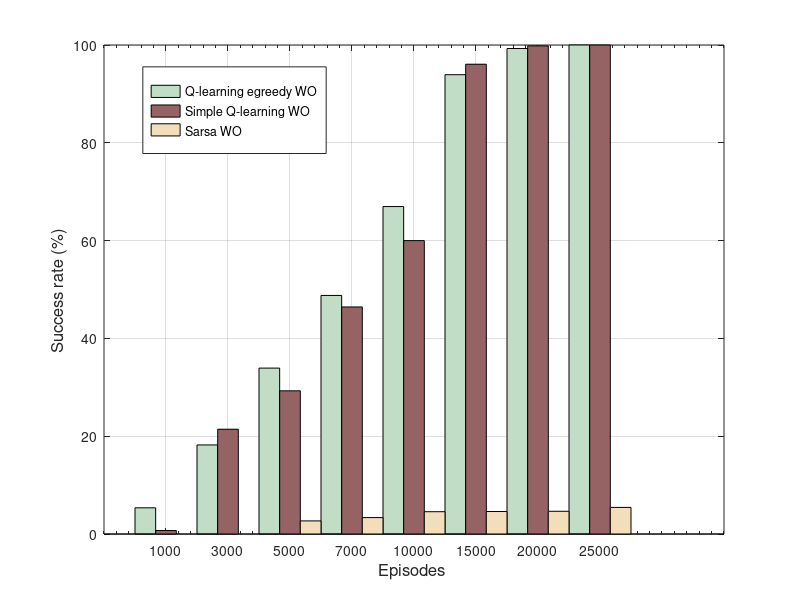

MATLAB code to generate this figure:

% path35 = '30_x_30_35000_cenario_6.mat';
% % success_rate35 = success_rate(path35) 
% path1_20 = '30_x_30_20000_cenario_6.mat';
% 
% paths = success_rate_all(path1_20);
% paths(length(paths)+1,:) = success_rate(path35);
load('success_rate.mat')
ymatrix1 = paths

% Create figure
figure1 = figure;
colormap(jet);

% Create axes
axes1 = axes('Parent',figure1);
hold(axes1,'on');

% Create multiple lines using matrix input to bar
bar1 = bar(ymatrix1,'BarWidth',1,'Parent',axes1);
set(bar1(1),'DisplayName','Q-learning egreedy WO ',...
    'FaceColor',[0.756862759590149 0.866666674613953 0.776470601558685]);
set(bar1(2),'DisplayName','Simple Q-learning WO',...
    'FaceColor',[0.584313750267029 0.388235300779343 0.388235300779343]);
set(bar1(3),'DisplayName','Sarsa WO',...
    'FaceColor',[0.952941179275513 0.87058824300766 0.733333349227905]);

% Create ylabel
ylabel('Success rate (%)','HorizontalAlignment','center','FontSize',12);

% Create xlabel
xlabel('Episodes ','HorizontalAlignment','center','FontSize',12);

box(axes1,'on');
% Set the remaining axes properties
set(axes1,'XGrid','on','XMinorTick','on','XTick',[1 2 3 4 5 6 7 8],...
    'XTickLabel',{'1000','3000','5000','7000','10000','15000','20000','25000'},...
    'YGrid','on');
% Create legend
legend1 = legend(axes1,'show');
set(legend1,...
    'Position',[0.178528350766216 0.744144144144144 0.148648430236422 0.144455574809965]);



function sr = success_rate(data_set)

    load(data_set);
    data_egreedy = table2array(egreedy(:,6));
    data_simpleql = table2array(simpleQl(:,6));
    data_sarsa = table2array(sarsa(:, 6));

    cont_egreedy = 0;
    cont_simpleql = 0;
    cont_sarsa = 0;
    for i =1:length(data_egreedy)

        if data_egreedy(i) == 'False'
            cont_egreedy = cont_egreedy + 1;
        end

        if data_simpleql(i) == 'False'
            cont_simpleql = cont_simpleql + 1;
        end

        if data_sarsa(i) == 'False'
            cont_sarsa = cont_sarsa + 1;
        end

    end

    sr = [cont_egreedy, cont_simpleql, cont_sarsa]/length(data_egreedy) * 100;

end


function sr = success_rate_all(data_set)
   
    load(data_set);   
    eps = unique(egreedy.num_episodes);
    
    for j = 1:length(eps)
        
        data_egreedy = table2array(egreedy(find(egreedy.num_episodes == eps(j)),6));
        data_simpleql = table2array(simpleQl(find(simpleQl.num_episodes == eps(j)),6));
        data_sarsa = table2array(sarsa(find(sarsa.num_episodes == eps(j)),6));

        cont_egreedy = 0;
        cont_simpleql = 0;
        cont_sarsa = 0;
        for i =1:length(data_egreedy)

            if data_egreedy(i) == 'False'
                cont_egreedy = cont_egreedy + 1;
            end

            if data_simpleql(i) == 'False'
                cont_simpleql = cont_simpleql + 1;
            end

            if data_sarsa(i) == 'False'
                cont_sarsa = cont_sarsa + 1;
            end

        end

        sr(j,:) = [cont_egreedy, cont_simpleql, cont_sarsa]/length(data_egreedy) * 100;
      
    end
end


